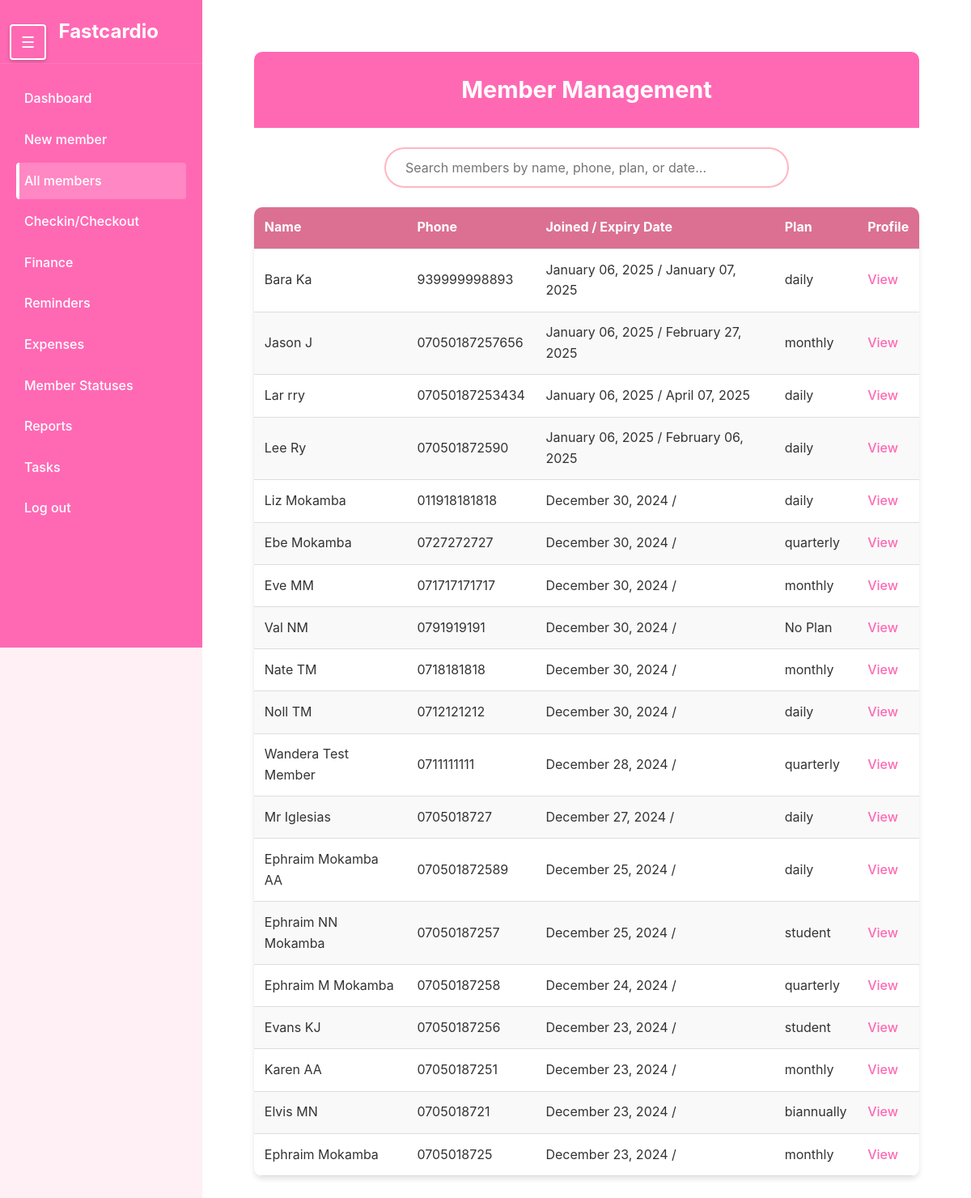
The page /members/ on the database its author committed.
### members/models.py (models this page shows, shortened)
class Member(models.Model):
    first_name = models.CharField(max_length=50)
    last_name = models.CharField(max_length=50)
    phone_number = models.CharField(max_length=15)
    date_joined = models.DateTimeField(auto_now_add=True)
    membership_expiry = models.DateField(null=True, blank=True, help_text="Date when the membership expires")
    is_active = models.BooleanField(default=False)
    is_frozen = models.BooleanField(default=False)
    additional_info = models.TextField(blank=True,null=True)
    gender = models.CharField(max_length= 6)
    balance = models.DecimalField(
        max_digits=10,
        decimal_places=2,
        default=0,
        help_text="Positive balance indicates credit, negative indicates debt"
    )
    def __str__(self):
        return f"{self.first_name} {self.last_name}"

class PaymentDetails(models.Model):
    PLAN_CHOICES = [
        ('daily', 'Daily'),
        ('monthly', 'Monthly'),
        ('quarterly', 'Quarterly'),
        ('biannually', 'Biannually'),
        ('annually', 'Annually'),
        ('student', 'Student Package'),
        ('complete', 'Complete Payment'),
    ]
    member = models.ForeignKey('Member', on_delete=models.CASCADE, related_name='payments', verbose_name="Member")
    plan = models.CharField(max_length=20, choices=PLAN_CHOICES, verbose_name="Payment Plan")
    amount = models.DecimalField(max_digits=10, decimal_places=2, verbose_name="Amount Paid")
    payment_date = models.DateField(default=timezone.now, verbose_name="Payment Date")
    transaction_id = models.CharField(max_length=100, blank=True, null=True, verbose_name="Transaction ID")
    class Meta:
        verbose_name = "Payment Detail"
        verbose_name_plural = "Payment Details"
        ordering = ['-payment_date']

### members/views.py (the view)
# urls.py: path('', include('members.urls'))
def members(request):
    members_with_payments = []
    today = timezone.now().date()
    for member in Member.objects.all():
        payments = PaymentDetails.objects.filter(member=member)
        total_amount_paid = payments.aggregate(total=Sum('amount'))['total'] or 0
        latest_payment = payments.order_by('-payment_date').first()
        membership_status = 'Expired'
        days_until_expiry = None
        if member.membership_expiry:
            days_until_expiry = (member.membership_expiry - today).days
            if member.is_frozen:
                membership_status = 'Frozen'
            elif days_until_expiry > 7:
                membership_status = 'Active'
            elif days_until_expiry > 0:
                membership_status = 'Expiring Soon'
            else:
                membership_status = 'Expired'
                member.is_active = False
                member.save()
        member_data = {
            'id': member.id,
            'full_name': str(member),
            'first_name': member.first_name,
            'last_name': member.last_name,
            'phone_number': member.phone_number,
            'date_joined': member.date_joined,
            'additional_info': member.additional_info or '',
            'total_amount_paid': total_amount_paid,
            'latest_plan': latest_payment.plan if latest_payment else 'No Plan',
            'latest_payment_date': latest_payment.payment_date if latest_payment else None,
            'expiry_date': member.membership_expiry,
            'membership_status': membership_status,
            'days_until_expiry': days_until_expiry,
            'is_frozen': member.is_frozen
        }
        members_with_payments.append(member_data)
    members_with_payments.reverse()
    return render(request, 'allmembers.html', {
        'members': members_with_payments,
        'today': today
    })

### members/templates/allmembers.html (shortened to what this page needs)
{% extends 'sidebar.html' %}
{% load static %}
{% block extra_styles %}
    <link rel="stylesheet" href="{% static 'allmembers.css' %}">
{% endblock %}
{% block content %}
    <div class="dashboard">
        <header class="dashboard-header">
            <h1>Member Management</h1>
        </header>
        <div class="search-container">
            <input type="text" id="searchInput" class="search-input" placeholder="Search members by name, phone, plan, or date...">
        </div>
        <table class="members-table">
            <thead>
                <tr>
                    <th>Name</th>
                    <th>Phone</th>
                    <th>Joined / Expiry Date</th>
                    <th>Plan</th>
                    <th>Profile</th>
                </tr>
            </thead>
            <tbody id="memberTableBody">
                {% for member in members %}
                <tr>
                    <td data-label="Name">{{ member.full_name }}</td>
                    <td data-label="Phone">{{ member.phone_number }}</td>
                    <td data-label="Joined/Expiry">{{ member.date_joined|date:"F d, Y" }} / {{ member.expiry_date|date:"F d, Y" }}</td>
                    <td data-label="Plan">{{ member.latest_plan }}</td>
                    <td data-label="Profile"><a href="{% url 'Member details' member.id %}">View</a></td>
                </tr>
                {% endfor %}
            </tbody>
        </table>
    </div>
{% endblock %}

### members/static/sidebar.css (style rules this page uses)
* { margin: 0; padding: 0; box-sizing: border-box; }
body { font-family: 'Arial', sans-serif; background-color: #f4f4f4; height: 100%; overflow-x: hidden; }

### members/static/allmembers.css (style rules this page uses)
:root { --primary-pink: #FF69B4; --light-pink: #FFB6C1; --dark-pink: #DB7093; --background-color: #FFF0F5; }
* { margin: 0; padding: 0; box-sizing: border-box; font-family: -apple-system, BlinkMacSystemFont, "Segoe UI", Roboto, sans-serif; }
body { background-color: var(--background-color); line-height: 1.6; color: #333; }
.dashboard { width: 100%; max-width: 1200px; margin: 0 auto; padding: clamp(0.5rem, 3vw, 1.5rem); }
.dashboard-header { background-color: var(--primary-pink); color: white; padding: clamp(1rem, 4vw, 1.5rem); text-align: center; border-radius: 10px 10px 0 0; margin-bottom: clamp(1rem, 3vw, 1.5rem); }
.dashboard-header h1 { font-size: clamp(1.2rem, 4vw, 1.8rem); }
.search-container { display: flex; justify-content: center; margin: clamp(1rem, 3vw, 1.5rem) 0; }
.search-input { width: 100%; max-width: 500px; padding: clamp(0.5rem, 2vw, 0.8rem) clamp(1rem, 3vw, 1.5rem); border: 2px solid var(--light-pink); border-radius: 25px; font-size: clamp(0.875rem, 2vw, 1rem); transition: all 0.3s ease; }
.members-table { width: 100%; background-color: white; border-collapse: collapse; box-shadow: 0 4px 6px rgba(0,0,0,0.1); border-radius: 10px; overflow: hidden; }
.members-table thead { background-color: var(--dark-pink); color: white; }
.members-table th, .members-table td { padding: clamp(0.5rem, 2vw, 0.8rem); text-align: left; border-bottom: 1px solid #ddd; }
.members-table tr:nth-child(even) { background-color: #f9f9f9; }
a { text-decoration: none; color: var(--primary-pink); font-weight: 500; }

### rows shown on the page
Member: phone_number "939999998893", date_joined "January 06, 2025", expiry_date "January 07, 2025"
PaymentDetails: latest_plan "daily"
Member: phone_number "07050187257656", date_joined "January 06, 2025", expiry_date "February 27, 2025"
PaymentDetails: latest_plan "monthly"
Member: phone_number "07050187253434", date_joined "January 06, 2025", expiry_date "April 07, 2025"
PaymentDetails: latest_plan "daily"
Member: phone_number "070501872590", date_joined "January 06, 2025", expiry_date "February 06, 2025"
PaymentDetails: latest_plan "daily"
Member: phone_number "011918181818", date_joined "December 30, 2024"
PaymentDetails: latest_plan "daily"
Member: phone_number "0727272727", date_joined "December 30, 2024"
PaymentDetails: latest_plan "quarterly"
Member: phone_number "071717171717", date_joined "December 30, 2024"
PaymentDetails: latest_plan "monthly"
Member: phone_number "0791919191", date_joined "December 30, 2024"
Member: phone_number "0718181818", date_joined "December 30, 2024"
PaymentDetails: latest_plan "monthly"
Member: phone_number "0712121212", date_joined "December 30, 2024"
PaymentDetails: latest_plan "daily"
Member: phone_number "0711111111", date_joined "December 28, 2024"
PaymentDetails: latest_plan "quarterly"
Member: phone_number "0705018727", date_joined "December 27, 2024"
PaymentDetails: latest_plan "daily"
Member: phone_number "070501872589", date_joined "December 25, 2024"
PaymentDetails: latest_plan "daily"
Member: phone_number "07050187257", date_joined "December 25, 2024"
PaymentDetails: latest_plan "student"
Member: phone_number "07050187258", date_joined "December 24, 2024"
PaymentDetails: latest_plan "quarterly"
Member: phone_number "07050187256", date_joined "December 23, 2024"
PaymentDetails: latest_plan "student"
Member: phone_number "07050187251", date_joined "December 23, 2024"
PaymentDetails: latest_plan "monthly"
Member: phone_number "0705018721", date_joined "December 23, 2024"
PaymentDetails: latest_plan "biannually"
Member: phone_number "0705018725", date_joined "December 23, 2024"
PaymentDetails: latest_plan "monthly"

### other values the page prints
{{ member.full_name }} "Bara Ka" "Jason J" "Lar rry" "Lee Ry" "Liz Mokamba" "Ebe Mokamba" "Eve MM" "Val NM" "Nate TM" "Noll TM" "Wandera Test Member" "Mr Iglesias" "Ephraim Mokamba AA" "Ephraim NN Mokamba" "Ephraim M Mokamba" "Evans KJ" "Karen AA" "Elvis MN" "Ephraim Mokamba"
{{ member.latest_plan }} "No Plan"
